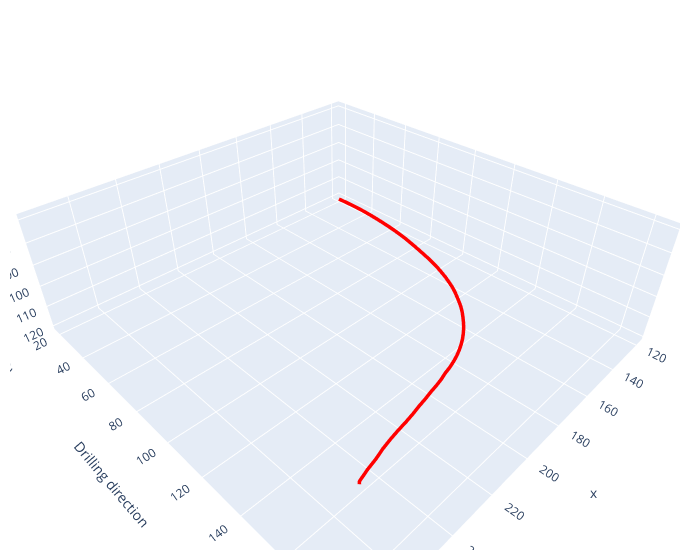

Write notebook code for a chart like this one.
### Markdown cell above
# Polar coordinates greedy algorithm

### Code cell
plot(traj_x,traj_y,traj_z)
